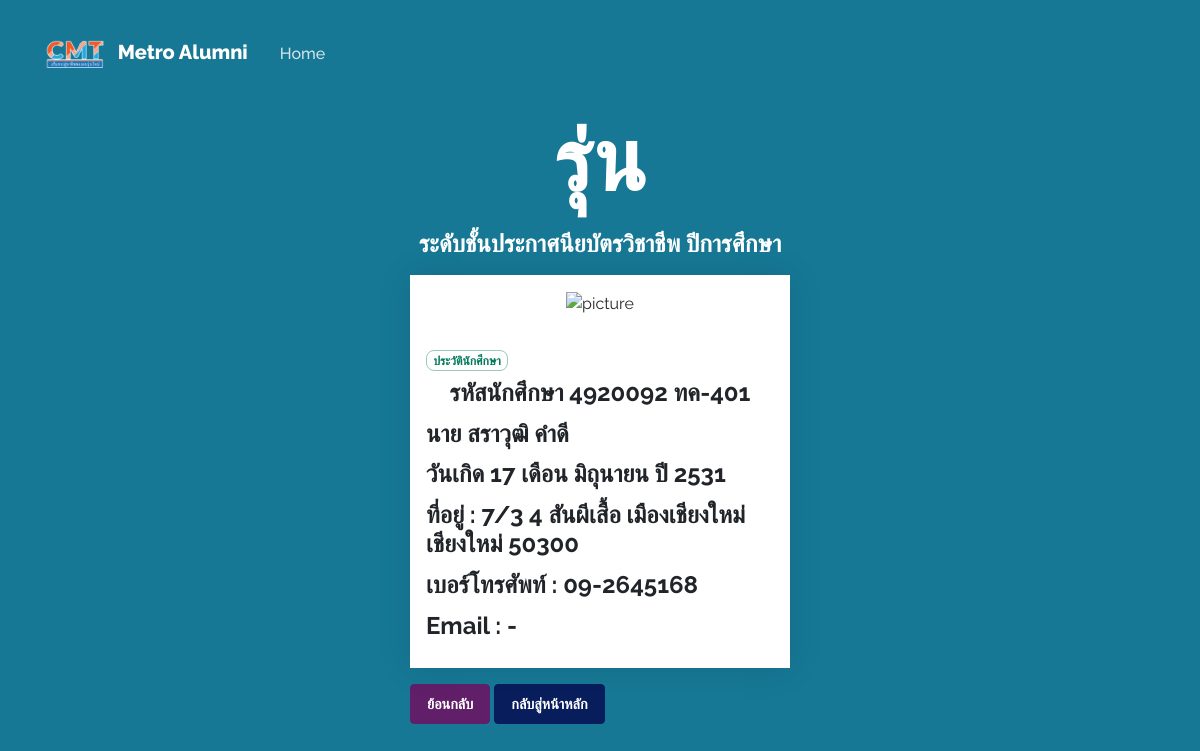
The app's page /detail-pvs.php?stid=4920092 with its own data.
### tables this page shows
CREATE TABLE `tblstudentpvs` (
  `stid` varchar(7) NOT NULL,
  `fname` varchar(10) NOT NULL,
  `name` varchar(25) NOT NULL,
  `lname` varchar(25) NOT NULL,
  `nickname` varchar(20) NOT NULL,
  `stclass` varchar(10) NOT NULL,
  `birthday` date NOT NULL,
  `address` varchar(10) NOT NULL,
  `moo` varchar(10) NOT NULL,
  `road_name` varchar(50) NOT NULL,
  `tumbol` varchar(50) NOT NULL,
  `ampher` varchar(50) NOT NULL,
  `province` varchar(50) NOT NULL,
  `post` varchar(5) NOT NULL,
  `tel` varchar(30) NOT NULL,
  `hnumber` varchar(15) DEFAULT NULL,
  `fnumber` varchar(30) DEFAULT NULL,
  `idcard` varchar(13) DEFAULT NULL,
  `deg` varchar(1) DEFAULT NULL,
  `fsubject` varchar(50) DEFAULT NULL,
  `fschool` varchar(50) DEFAULT NULL,
  `status` varchar(1) NOT NULL,
  `version` varchar(20) DEFAULT NULL,
  `password` varchar(32) DEFAULT NULL,
  `work_add` varchar(255) DEFAULT NULL,
  `job` varchar(50) DEFAULT NULL,
  `email` varchar(50) DEFAULT NULL
);

### detail-pvs.php (the view, shortened to what this page needs)
<?php
  include 'connect.php';
  $version_name = mysqli_real_escape_string($connection, $_GET['version']);
  $year = mysqli_real_escape_string($connection, $_GET['year']);
  $stid = mysqli_real_escape_string($connection, $_GET['stid']);
  $query = "SELECT * FROM tblstudentpvs WHERE stid = '$stid' ORDER BY stid ASC";
  $query_run = mysqli_query($connection, $query);
  $row = mysqli_fetch_row($query_run);
  $str_sub = trim($row[1])." ";
  $birth_day = substr($row[6], 8);
  $birth_month = substr($row[6], 6, 1);
  $birth_years = substr($row[6], 0, 4);
  switch ($birth_month) {
    case $birth_month == 6: $birth_month = 'มิถุนายน'; break;
}
$years_int = (int)$birth_years;
$year_thai = $years_int + 543;
$address = $row[7]." ".$row[8]." ".$row[9]." ".$row[10]." ".$row[11]." ".$row[12]." ".$row[13];
$tel = $row[14];
$email = $row[26];
if ($email == null) {
  $email = " - ";
}
?>
<!DOCTYPE html>
<html lang="en">
  <head>
    <link rel="stylesheet" href="./assets/vendor/bootstrap/bootstrap.min.css">
		<link rel="stylesheet" href="./assets/css/lazy.css">
		<link rel="stylesheet" href="./assets/css/demo.css">
    <link rel="stylesheet" href="https://use.fontawesome.com/releases/v5.6.0/css/all.css">
    <link rel="stylesheet" href="assets/css/style.css">
  </head>
  <body class="index bg-info">
      <nav class="navbar navbar-expand-lg navbar-dark bg-info">
      <div class="container">
        <a class="navbar-brand" href="./"><img src="assets/img/cmt-icon.png" alt="Example Navbar 1" class="mr-2" height="60"> Metro Alumni </a>
        <div class="collapse navbar-collapse" id="navbarNavDropdown-7">
	        <ul class="navbar-nav">
            <li class="nav-item dropdown mx-2">
            <a class="nav-link" href="index.php" id="nav-inner-primary_dropdown_1">Home</a>
            </li>
          </ul>
        </div>
      </div>
    </nav>
    <div class="container">
      <div class="row">
        <div class="col-12 col-lg-8  offset-lg-2 text-center mb-2">
	          <div class="title">
	            <h3 class="display-2 text-white"> รุ่น <?php echo $version_name ?></h3>
	            <h4 class="text-white mt-3">ระดับชั้นประกาศนียบัตรวิชาชีพ ปีการศึกษา <?php echo $year ?></h4>
            </div>
        </div>
      </div>
    </div>
    <div class="row">
        <div class="col-md-4 mr-auto ml-auto">
          <div class="component">
            <div class="card">
                <div class="card-header mr-auto ml-auto">
                  <div class="img-fluid">
                    <img class="round" src="http://www.metro.ac.th/metroalumni/picalumnae/<?php echo $stid ?>.jpg" alt="picture" width="200px" height="200px">
                  </div>
                </div>
                <div class="card-body">
                    <span class="badge badge-success mb-2">ประวัตินักศึกษา</span>
                <h4 class="card-title text-center"> รหัสนักศึกษา <?php echo $row[0] ?> <?php echo $row[5] ?> </h4>
                <h4 class="card-title"> <?php echo $str_sub.$row[2].$row[3] ?> </h4>
                <h4 class="card-title"> วันเกิด <?php echo $birth_day ?> เดือน <?php echo $birth_month ?> ปี <?php echo $year_thai ?></h4>
                <h4 class="card-title"> ที่อยู่ : <?php echo $address ?></h4>
                <h4 class="card-title"> เบอร์โทรศัพท์ : <?php echo $tel ?></h4>
                <h4 class="card-title"> Email : <?php echo $email ?></h4>
            </div>
        </div>
        <a class="btn btn-primary text-white mt-3 mr-auto ml-auto" href="javascript:history.back()">ย้อนกลับ</a>
        <a class="btn btn-secondary text-white mt-3 mr-auto ml-auto" href="index.php">กลับสู่หน้าหลัก</a>
    </div>
  </body>
</html>

### assets/css/lazy.css (style rules this page uses)
.bg-info { background-color:#167895 !important }
.btn,.navbar .navbar-nav>a.btn { font-weight:600;font-size:.9rem;border-radius:.25rem;padding:.5rem 1rem;-webkit-transition:all 150ms linear;-moz-transition:all 150ms linear;-o-transition:all 150ms linear;-ms-transition:all 150ms linear;transition:all 150ms linear }
.btn-primary { background-color:#611F6A;border:1px solid #611F6A }
.btn-secondary { background-color:#071D5C;border:1px solid #071D5C }
body { font-weight:400;font-family:"Raleway",sans-serif;color:#282828 }
h1,h2,h3,h4,h5,h6 { font-weight:700;color:#212529 }
.display-1,.display-2,.display-3,.display-4,.display-5,.display-6 { font-weight:800 }
.text-white { color:#fff !important }
.navbar { padding:1.2rem 1rem }
.navbar .navbar-brand { font-weight:800 }
.navbar .nav-link { font-weight:500;opacity:.9;filter:alpha(opacity=90) }
.navbar-dark .navbar-nav .nav-link { color:rgba(255,255,255,0.9) }
.badge { border-radius:.5rem;padding:.2rem .4rem }
.badge.badge-success { background-color:transparent;color:#007A5B;border:1px solid rgba(0,122,91,0.4) }
.card { border-radius:0;border:none;box-shadow:0 0 2rem rgba(0,0,0,0.1);transition:transform 800ms cubic-bezier(0.165, 0.84, 0.44, 1) }
.card .card-header,.card .card-footer { background-color:transparent;border:none;padding:1rem;border-radius:0rem }
.card .card-body { padding:1rem }

### assets/css/style.css (style rules this page uses)
a:link, a:visited, a:hover { text-decoration: none; }

### records on screen
tblstudentpvs: stid "4920092", stclass "ทค-401", fname "นาย", name "สราวุฒิ", lname "คำดี", birthday "17", birthday "มิถุนายน", birthday "2531", address "7/3 4 สันผีเสื้อ เมืองเชียงใหม่ เชียงใหม่ 50300", tel "09-2645168"

### other values on screen
$email "-"
